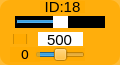
    <widget class="QWidget" name="widget_id18" native="true">
     <property name="geometry">
      <rect>
       <x>70</x>
       <y>240</y>
       <width>120</width>
       <height>65</height>
      </rect>
     </property>
     <property name="maximumSize">
      <size>
       <width>16777161</width>
       <height>16777215</height>
      </size>
     </property>
     <property name="styleSheet">
      <string notr="true">background-color: rgb(255, 170, 0, 200);
border-radius:10px;</string>
     </property>
     <widget class="QLabel" name="label_ID18">
      <property name="geometry">
       <rect>
        <x>40</x>
        <y>1</y>
        <width>45</width>
        <height>12</height>
       </rect>
      </property>
      <property name="minimumSize">
       <size>
        <width>0</width>
        <height>10</height>
       </size>
      </property>
      <property name="font">
       <font>
        <family>Arial</family>
        <pointsize>11</pointsize>
       </font>
      </property>
      <property name="styleSheet">
       <string notr="true">background-color: rgb(255, 255, 255， 0);
border-radius:0px;</string>
      </property>
      <property name="text">
       <string>ID:18</string>
      </property>
      <property name="alignment">
       <set>Qt::AlignCenter</set>
      </property>
     </widget>
     <widget class="QSlider" name="horizontalSlider_pulse_id18">
      <property name="geometry">
       <rect>
        <x>15</x>
        <y>16</y>
        <width>90</width>
        <height>12</height>
       </rect>
      </property>
      <property name="autoFillBackground">
       <bool>false</bool>
      </property>
      <property name="styleSheet">
       <string notr="true">QSlider{
	background: rgb(0, 0, 0);
	border-radius:0px;
}
QSlider::handle {/*设置中间的那个滑动的键*/                           background: rgb(255, 255, 255)}</string>
      </property>
      <property name="minimum">
       <number>0</number>
      </property>
      <property name="maximum">
       <number>1000</number>
      </property>
      <property name="pageStep">
       <number>1</number>
      </property>
      <property name="value">
       <number>500</number>
      </property>
      <property name="orientation">
       <enum>Qt::Horizontal</enum>
      </property>
     </widget>
     <widget class="QSlider" name="horizontalSlider_dev_id18">
      <property name="geometry">
       <rect>
        <x>35</x>
        <y>48</y>
        <width>50</width>
        <height>13</height>
       </rect>
      </property>
      <property name="styleSheet">
       <string notr="true">background-color: rgb(255, 255, 255， 0);</string>
      </property>
      <property name="minimum">
       <number>-125</number>
      </property>
      <property name="maximum">
       <number>125</number>
      </property>
      <property name="pageStep">
       <number>1</number>
      </property>
      <property name="orientation">
       <enum>Qt::Horizontal</enum>
      </property>
     </widget>
     <widget class="QLabel" name="label_id18">
      <property name="geometry">
       <rect>
        <x>10</x>
        <y>47</y>
        <width>30</width>
        <height>15</height>
       </rect>
      </property>
      <property name="minimumSize">
       <size>
        <width>0</width>
        <height>10</height>
       </size>
      </property>
      <property name="font">
       <font>
        <family>DejaVu Sans</family>
        <pointsize>10</pointsize>
       </font>
      </property>
      <property name="styleSheet">
       <string notr="true">background-color: rgb(255, 255, 255， 0);</string>
      </property>
      <property name="text">
       <string>0</string>
      </property>
      <property name="alignment">
       <set>Qt::AlignCenter</set>
      </property>
     </widget>
     <widget class="QLineEdit" name="lineEdit_id18">
      <property name="geometry">
       <rect>
        <x>38</x>
        <y>32</y>
        <width>45</width>
        <height>14</height>
       </rect>
      </property>
      <property name="sizePolicy">
       <sizepolicy hsizetype="Fixed" vsizetype="Fixed">
        <horstretch>0</horstretch>
        <verstretch>0</verstretch>
       </sizepolicy>
      </property>
      <property name="font">
       <font>
        <family>Arial</family>
        <pointsize>11</pointsize>
       </font>
      </property>
      <property name="autoFillBackground">
       <bool>false</bool>
      </property>
      <property name="styleSheet">
       <string notr="true">background-color: rgb(255, 255, 255);
border-radius:0px;</string>
      </property>
      <property name="text">
       <string>500</string>
      </property>
      <property name="maxLength">
       <number>1000</number>
      </property>
      <property name="alignment">
       <set>Qt::AlignCenter</set>
      </property>
      <property name="dragEnabled">
       <bool>false</bool>
      </property>
      <property name="readOnly">
       <bool>false</bool>
      </property>
     </widget>
     <widget class="QCheckBox" name="checkBox_id18">
      <property name="geometry">
       <rect>
        <x>13</x>
        <y>34</y>
        <width>15</width>
        <height>10</height>
       </rect>
      </property>
      <property name="text">
       <string/>
      </property>
     </widget>
    </widget>
